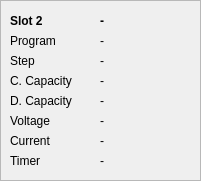
   <widget class="QFrame" name="frame_2">
    <property name="geometry">
     <rect>
      <x>1410</x>
      <y>10</y>
      <width>201</width>
      <height>181</height>
     </rect>
    </property>
    <property name="frameShape">
     <enum>QFrame::StyledPanel</enum>
    </property>
    <property name="frameShadow">
     <enum>QFrame::Raised</enum>
    </property>
    <widget class="QLabel" name="lbl_s2_chem_state">
     <property name="geometry">
      <rect>
       <x>100</x>
       <y>10</y>
       <width>91</width>
       <height>22</height>
      </rect>
     </property>
     <property name="font">
      <font>
       <weight>75</weight>
       <bold>true</bold>
      </font>
     </property>
     <property name="text">
      <string>-</string>
     </property>
    </widget>
    <widget class="QLabel" name="lbl_s2_program">
     <property name="geometry">
      <rect>
       <x>10</x>
       <y>30</y>
       <width>71</width>
       <height>22</height>
      </rect>
     </property>
     <property name="text">
      <string>Program</string>
     </property>
    </widget>
    <widget class="QLabel" name="ldl_s2_name">
     <property name="geometry">
      <rect>
       <x>10</x>
       <y>10</y>
       <width>51</width>
       <height>22</height>
      </rect>
     </property>
     <property name="font">
      <font>
       <weight>75</weight>
       <bold>true</bold>
      </font>
     </property>
     <property name="text">
      <string>Slot 2</string>
     </property>
    </widget>
    <widget class="QLabel" name="lbl_s2_program_state">
     <property name="geometry">
      <rect>
       <x>100</x>
       <y>30</y>
       <width>71</width>
       <height>22</height>
      </rect>
     </property>
     <property name="text">
      <string>-</string>
     </property>
    </widget>
    <widget class="QLabel" name="lbl_s2_step">
     <property name="geometry">
      <rect>
       <x>10</x>
       <y>50</y>
       <width>71</width>
       <height>22</height>
      </rect>
     </property>
     <property name="text">
      <string>Step</string>
     </property>
    </widget>
    <widget class="QLabel" name="lbl_s2_step_state">
     <property name="geometry">
      <rect>
       <x>100</x>
       <y>50</y>
       <width>71</width>
       <height>22</height>
      </rect>
     </property>
     <property name="text">
      <string>-</string>
     </property>
    </widget>
    <widget class="QLabel" name="lbl_s2_ccap">
     <property name="geometry">
      <rect>
       <x>10</x>
       <y>70</y>
       <width>91</width>
       <height>22</height>
      </rect>
     </property>
     <property name="text">
      <string>C. Capacity</string>
     </property>
    </widget>
    <widget class="QLabel" name="lbl_s2_ccap_state">
     <property name="geometry">
      <rect>
       <x>100</x>
       <y>70</y>
       <width>91</width>
       <height>22</height>
      </rect>
     </property>
     <property name="text">
      <string>-</string>
     </property>
    </widget>
    <widget class="QLabel" name="lbl_s2_voltage">
     <property name="geometry">
      <rect>
       <x>10</x>
       <y>110</y>
       <width>91</width>
       <height>22</height>
      </rect>
     </property>
     <property name="text">
      <string>Voltage</string>
     </property>
    </widget>
    <widget class="QLabel" name="lbl_s2_current">
     <property name="geometry">
      <rect>
       <x>10</x>
       <y>130</y>
       <width>91</width>
       <height>22</height>
      </rect>
     </property>
     <property name="text">
      <string>Current</string>
     </property>
    </widget>
    <widget class="QLabel" name="lbl_s2_timer">
     <property name="geometry">
      <rect>
       <x>10</x>
       <y>150</y>
       <width>91</width>
       <height>22</height>
      </rect>
     </property>
     <property name="text">
      <string>Timer</string>
     </property>
    </widget>
    <widget class="QLabel" name="lbl_s2_voltage_state">
     <property name="geometry">
      <rect>
       <x>100</x>
       <y>110</y>
       <width>91</width>
       <height>22</height>
      </rect>
     </property>
     <property name="text">
      <string>-</string>
     </property>
    </widget>
    <widget class="QLabel" name="lbl_s2_current_state">
     <property name="geometry">
      <rect>
       <x>100</x>
       <y>130</y>
       <width>91</width>
       <height>22</height>
      </rect>
     </property>
     <property name="text">
      <string>-</string>
     </property>
    </widget>
    <widget class="QLabel" name="lbl_s2_timer_state">
     <property name="geometry">
      <rect>
       <x>100</x>
       <y>150</y>
       <width>91</width>
       <height>22</height>
      </rect>
     </property>
     <property name="text">
      <string>-</string>
     </property>
    </widget>
    <widget class="QLabel" name="lbl_s2_dcap">
     <property name="geometry">
      <rect>
       <x>10</x>
       <y>90</y>
       <width>91</width>
       <height>22</height>
      </rect>
     </property>
     <property name="text">
      <string>D. Capacity</string>
     </property>
    </widget>
    <widget class="QLabel" name="lbl_s2_dcap_state">
     <property name="geometry">
      <rect>
       <x>100</x>
       <y>90</y>
       <width>91</width>
       <height>22</height>
      </rect>
     </property>
     <property name="text">
      <string>-</string>
     </property>
    </widget>
   </widget>
